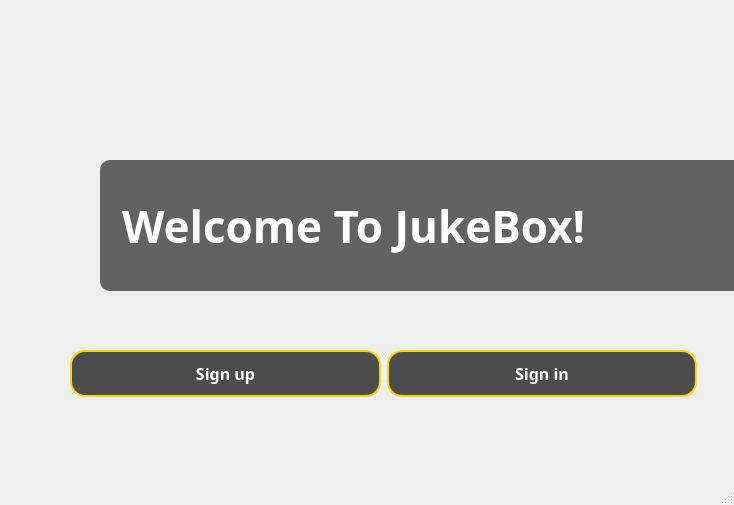
<?xml version="1.0" encoding="UTF-8"?>
<ui version="4.0">
 <class>LoginPage</class>
 <widget class="QMainWindow" name="LoginPage">
  <property name="geometry">
   <rect>
    <x>0</x>
    <y>0</y>
    <width>734</width>
    <height>505</height>
   </rect>
  </property>
  <property name="palette">
   <palette>
    <active/>
    <inactive/>
    <disabled/>
   </palette>
  </property>
  <property name="windowTitle">
   <string>LoginPage</string>
  </property>
  <property name="styleSheet">
   <string notr="true">background-image: url(C:/Users/LOQ/Downloads/batman1.jpg);
background-repeat: no-repeat;
background-position: center;
background-attachment: fixed;
background-size: cover;</string>
  </property>
  <widget class="QWidget" name="centralwidget">
   <property name="styleSheet">
    <string notr="true">background: transparent;</string>
   </property>
   <widget class="QLabel" name="Home_page_welcome">
    <property name="geometry">
     <rect>
      <x>100</x>
      <y>160</y>
      <width>701</width>
      <height>131</height>
     </rect>
    </property>
    <property name="font">
     <font>
      <family>Sultan Koufi Circular</family>
      <pointsize>33</pointsize>
      <bold>true</bold>
      <strikeout>false</strikeout>
     </font>
    </property>
    <property name="autoFillBackground">
     <bool>false</bool>
    </property>
    <property name="styleSheet">
     <string notr="true">background-color: rgba(0, 0, 0, 150); color: white; border-radius: 10px; padding: 10px;</string>
    </property>
    <property name="frameShape">
     <enum>QFrame::Shape::NoFrame</enum>
    </property>
    <property name="text">
     <string>Welcome To JukeBox!</string>
    </property>
    <property name="scaledContents">
     <bool>false</bool>
    </property>
    <property name="margin">
     <number>-4</number>
    </property>
   </widget>
   <widget class="QWidget" name="verticalLayoutWidget_2">
    <property name="geometry">
     <rect>
      <x>40</x>
      <y>310</y>
      <width>631</width>
      <height>131</height>
     </rect>
    </property>
    <layout class="QVBoxLayout" name="verticalLayout_2">
     <item>
      <layout class="QVBoxLayout" name="verticalLayout"/>
     </item>
    </layout>
   </widget>
   <widget class="QWidget" name="layoutWidget">
    <property name="geometry">
     <rect>
      <x>70</x>
      <y>310</y>
      <width>627</width>
      <height>127</height>
     </rect>
    </property>
    <layout class="QHBoxLayout" name="horizontalLayout">
     <item>
      <widget class="QPushButton" name="signup_btn">
       <property name="font">
        <font>
         <family>Sultan K Medium</family>
         <pointsize>12</pointsize>
         <bold>true</bold>
        </font>
       </property>
       <property name="cursor">
        <cursorShape>PointingHandCursor</cursorShape>
       </property>
       <property name="styleSheet">
        <string notr="true">background-color: rgba(30, 30, 30, 200); color: white; border: 2px solid #FFD700; border-radius: 15px; padding: 10px;</string>
       </property>
       <property name="text">
        <string>Sign up</string>
       </property>
       <property name="iconSize">
        <size>
         <width>15</width>
         <height>40</height>
        </size>
       </property>
      </widget>
     </item>
     <item>
      <widget class="QPushButton" name="signin_btn">
       <property name="font">
        <font>
         <family>Sultan K Medium</family>
         <pointsize>12</pointsize>
         <bold>true</bold>
        </font>
       </property>
       <property name="cursor">
        <cursorShape>PointingHandCursor</cursorShape>
       </property>
       <property name="styleSheet">
        <string notr="true">background-color: rgba(30, 30, 30, 200); color: white; border: 2px solid #FFD700; border-radius: 15px; padding: 10px;</string>
       </property>
       <property name="text">
        <string>Sign in</string>
       </property>
       <property name="iconSize">
        <size>
         <width>15</width>
         <height>40</height>
        </size>
       </property>
      </widget>
     </item>
    </layout>
   </widget>
  </widget>
  <widget class="QMenuBar" name="menubar">
   <property name="geometry">
    <rect>
     <x>0</x>
     <y>0</y>
     <width>734</width>
     <height>25</height>
    </rect>
   </property>
  </widget>
  <widget class="QStatusBar" name="statusbar"/>
 </widget>
 <resources/>
 <connections/>
</ui>
